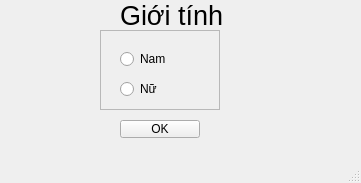
<?xml version="1.0" encoding="UTF-8"?>
<ui version="4.0">
 <class>MainWindow</class>
 <widget class="QMainWindow" name="MainWindow">
  <property name="geometry">
   <rect>
    <x>0</x>
    <y>0</y>
    <width>361</width>
    <height>183</height>
   </rect>
  </property>
  <property name="windowTitle">
   <string>MainWindow</string>
  </property>
  <widget class="QWidget" name="centralwidget">
   <widget class="QFrame" name="frame">
    <property name="geometry">
     <rect>
      <x>100</x>
      <y>30</y>
      <width>120</width>
      <height>80</height>
     </rect>
    </property>
    <property name="frameShape">
     <enum>QFrame::StyledPanel</enum>
    </property>
    <property name="frameShadow">
     <enum>QFrame::Raised</enum>
    </property>
    <widget class="QRadioButton" name="rd_boys">
     <property name="geometry">
      <rect>
       <x>20</x>
       <y>20</y>
       <width>69</width>
       <height>18</height>
      </rect>
     </property>
     <property name="text">
      <string>Nam</string>
     </property>
    </widget>
    <widget class="QRadioButton" name="rd_girl">
     <property name="geometry">
      <rect>
       <x>20</x>
       <y>50</y>
       <width>69</width>
       <height>18</height>
      </rect>
     </property>
     <property name="text">
      <string>Nữ</string>
     </property>
    </widget>
   </widget>
   <widget class="QLabel" name="lb_gender">
    <property name="geometry">
     <rect>
      <x>120</x>
      <y>0</y>
      <width>111</width>
      <height>31</height>
     </rect>
    </property>
    <property name="font">
     <font>
      <pointsize>20</pointsize>
     </font>
    </property>
    <property name="text">
     <string>Giới tính</string>
    </property>
   </widget>
   <widget class="QPushButton" name="btn_check">
    <property name="geometry">
     <rect>
      <x>120</x>
      <y>120</y>
      <width>80</width>
      <height>18</height>
     </rect>
    </property>
    <property name="text">
     <string>OK</string>
    </property>
   </widget>
  </widget>
  <widget class="QMenuBar" name="menubar">
   <property name="geometry">
    <rect>
     <x>0</x>
     <y>0</y>
     <width>361</width>
     <height>17</height>
    </rect>
   </property>
  </widget>
  <widget class="QStatusBar" name="statusbar"/>
 </widget>
 <resources/>
 <connections/>
</ui>
